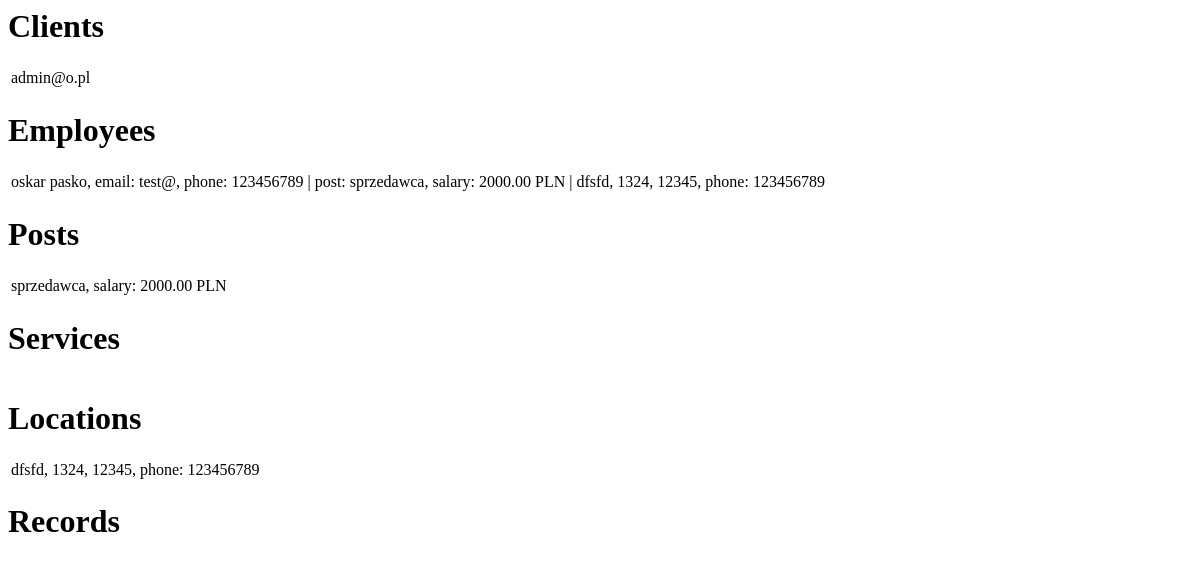
/record/, run on an earlier commit of the app's database.
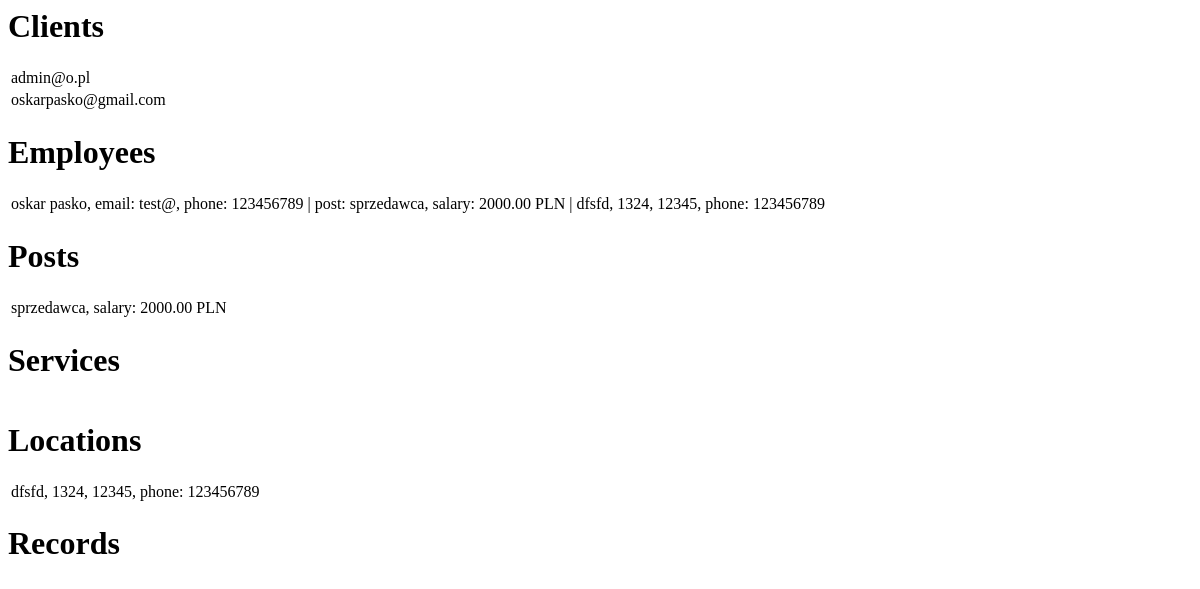
And on a later commit of the database.
### record/models.py (models this page shows)
class Client(AbstractBaseUser, PermissionsMixin):
    email = models.EmailField(_("email address"), primary_key=True, unique=True)
    first_name = models.CharField(max_length=50, default="")
    last_name = models.CharField(max_length=50, default="")
    phone = models.CharField(max_length=9, blank=True, null=True, default="")
    is_staff = models.BooleanField(default=False)
    is_active = models.BooleanField(default=True)
    date_joined = models.DateTimeField(default=timezone.now)
    USERNAME_FIELD = "email"
    REQUIRED_FIELDS = ["first_name", "last_name", "phone"]
    objects = CustomUserManager()
    def __str__(self):
        return self.email

class Employee(models.Model):
    email = models.CharField(max_length=100, primary_key=True, blank=False, null=False)
    first_name = models.CharField(max_length=50, blank=False, null=False)
    last_name = models.CharField(max_length=50, blank=False, null=False)
    phone = models.CharField(max_length=9, blank=False, null=False)
    posn = models.ForeignKey(Posn, on_delete=models.PROTECT, blank=False, null=False)
    location = models.ForeignKey(Location, on_delete=models.PROTECT, blank=False, null=False, default=1)
    def __str__(self):
        return f'{self.first_name} {self.last_name}, email: {self.email}, phone: {self.phone} | post: {self.posn} | {self.location}'

class Posn(models.Model):
    name = models.CharField(max_length=50, primary_key=True, blank=False, null=False, unique=True)
    salary = models.DecimalField(max_digits=7, decimal_places=2, blank=False, null=False)
    def __str__(self):
        return f'{self.name}, salary: {self.salary} PLN'

class Location(models.Model):
    id = models.AutoField(primary_key=True, unique=True, blank=False, null=False)
    street = models.CharField(max_length=255, blank=False, null=False)
    number = models.CharField(max_length=5, blank=False, null=False)
    postcode = models.CharField(max_length=6, blank=False, null=False)
    phone = models.CharField(max_length=9, blank=False, null=False, unique=True)
    def __str__(self):
        return f'{self.street}, {self.number}, {self.postcode}, phone: {self.phone}'

### record/views.py (the view)
# urls.py: path("", views.index, name="index"),
def index(request):
    clients = Client.objects.all()
    employees = Employee.objects.all()
    posts = Posn.objects.all()
    services = Service.objects.all()
    records = Record.objects.all()
    locations = Location.objects.all()
    context = {
            'clients':clients,
            'employees':employees,
            'posts':posts,
            'services':services,
            'records':records,
            'locations':locations
            }
    return render(request, "record/index.html", context)

### record/templates/record/index.html (shortened to what this page needs)
<h1> Clients </h1>
<table>
{% for client in clients %}
    <tr>
        <td>{{client}}</td>
    </tr>
{% endfor %}
</table>
<h1>Employees</h1>
<table>
{% for employee in employees %}
    <tr>
        <td>{{employee}}</td>
    </tr>
{% endfor %}
</table>
<h1>Posts</h1>
<table>
{% for post in posts %}
    <tr>
        <td>{{post}}</td>
    </tr>
{% endfor %}
</table>
<h1>Services</h1>
<h1>Locations</h1>
<table>
{% for location in locations %}
    <tr>
        <td>{{location}}</td>
    </tr>
{% endfor %}
</table>
<h1>Records</h1>

What changed in the data, as far as the page shows it:
added Client: email "oskarpasko@gmail.com"
